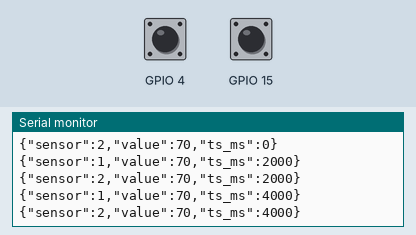
Recording of a sketch running on a simulated ESP32. Parts: the last lines printed to the serial monitor. Inputs (shaded band) come from the test bench; at power-on: GPIO 4 HIGH, GPIO 15 HIGH.

Above: at 4.8 s.
4.9 s: GPIO 4 pulled LOW for 2.35 s
At 7.0 s:
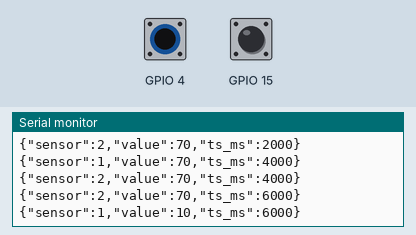
8.7 s: GPIO 15 pulled LOW for 2.35 s
12.5 s: GPIO 4 pulled LOW for 2.35 s
16.3 s: GPIO 15 pulled LOW for 2.35 s
At 18.6 s:
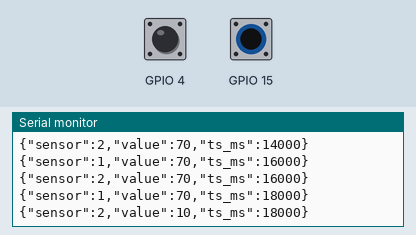
Timing chart, 0 to 20.1 s (numbered marks = the images above; inputs shaded):
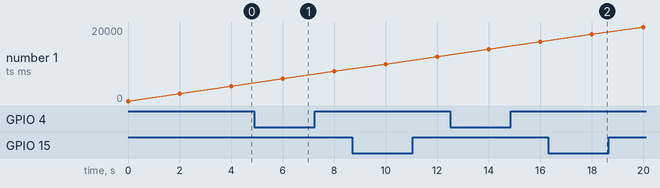

The sketch:

Lab.ino
```cpp
#include <Arduino.h>
#include "freertos/FreeRTOS.h"
#include "freertos/task.h"
#include "freertos/queue.h"
#include "freertos/semphr.h"

// ─── Pines de los sensores touch ────────────────────────────
#define TOUCH_PIN_1  T0
#define TOUCH_PIN_2  T3
#define TOUCH_THRESHOLD 40
#define QUEUE_SIZE 10

// ─── Estructura del mensaje en la cola ───────────────────────
typedef struct {
    int       value;
    TickType_t timestamp;
    int       sensorId;
} SensorData_t;

// ─── Parámetros tarea lectora ─────────────────────────────────
typedef struct {
    int               pin;
    int               sensorId;
    QueueHandle_t     queue;

    SemaphoreHandle_t touchMutex;  // ← NUEVO: protege touchRead()

} SensorTaskParams_t;

// ─── Parámetros tarea escritora ───────────────────────────────
typedef struct {
    QueueHandle_t     queue;
    SemaphoreHandle_t mutex;
    int               sensorId;
} SerialTaskParams_t;

// ─── Handles globales ────────────────────────────────────────
QueueHandle_t     xQueue1, xQueue2;
SemaphoreHandle_t xSerialMutex;

SemaphoreHandle_t xTouchMutex;  // ← NUEVO


// ═══════════════════════════════════════════════════════════════
// FUNCIÓN A: lectura del sensor
// ═══════════════════════════════════════════════════════════════
void taskSensorRead(void *pvParameters) {
    SensorTaskParams_t *params = (SensorTaskParams_t *) pvParameters;
    SensorData_t data;

    for (;;) {
        int raw = 0;


        // ← NUEVO: mutex evita condición de carrera en el driver de touch
        if (xSemaphoreTake(params->touchMutex, pdMS_TO_TICKS(100)) == pdPASS) {
            raw = touchRead(params->pin);
            xSemaphoreGive(params->touchMutex);
        }


        data.value     = raw;
        data.timestamp = xTaskGetTickCount();
        data.sensorId  = params->sensorId;

        if (xQueueSend(params->queue, &data, pdMS_TO_TICKS(10)) != pdPASS) {
            // Cola llena: muestra descartada
        }

        vTaskDelay(pdMS_TO_TICKS(2000));
    }
}

// ═══════════════════════════════════════════════════════════════
// FUNCIÓN B: envío serial con mutex
// ═══════════════════════════════════════════════════════════════
void taskSerialSend(void *pvParameters) {
    SerialTaskParams_t *params = (SerialTaskParams_t *) pvParameters;
    SensorData_t data;
    char jsonBuf[128];

    for (;;) {
        if (xQueueReceive(params->queue, &data, portMAX_DELAY) == pdPASS) {

            uint32_t ms = data.timestamp * portTICK_PERIOD_MS;

            snprintf(jsonBuf, sizeof(jsonBuf),
                "{\"sensor\":%d,\"value\":%d,\"ts_ms\":%lu}\r\n",
                data.sensorId,
                data.value,
                (unsigned long) ms
            );

            if (xSemaphoreTake(params->mutex, pdMS_TO_TICKS(500)) == pdPASS) {
                Serial.print(jsonBuf);
                xSemaphoreGive(params->mutex);
            }
        }
    }
}

// ═══════════════════════════════════════════════════════════════
// SETUP
// ═══════════════════════════════════════════════════════════════
void setup() {
    Serial.begin(115200);
    while (!Serial) { vTaskDelay(pdMS_TO_TICKS(10)); }

    // ── Crear colas ──────────────────────────────────────────
    xQueue1 = xQueueCreate(QUEUE_SIZE, sizeof(SensorData_t));
    xQueue2 = xQueueCreate(QUEUE_SIZE, sizeof(SensorData_t));

    if (xQueue1 == NULL || xQueue2 == NULL) {
        Serial.println("ERROR: no se pudo crear las colas");
        while (1);
    }

    // ── Crear mutex serial ────────────────────────────────────
    xSerialMutex = xSemaphoreCreateMutex();
    if (xSerialMutex == NULL) {
        Serial.println("ERROR: no se pudo crear xSerialMutex");
        while (1);
    }


    // ── Crear mutex touch ← NUEVO ─────────────────────────────
    xTouchMutex = xSemaphoreCreateMutex();
    if (xTouchMutex == NULL) {
        Serial.println("ERROR: no se pudo crear xTouchMutex");
        while (1);
    }


    // ── Parámetros de las tareas lectoras ← MODIFICADO ───────
    static SensorTaskParams_t sensorParams1 = { TOUCH_PIN_1, 1, NULL, NULL };
    static SensorTaskParams_t sensorParams2 = { TOUCH_PIN_2, 2, NULL, NULL };
    sensorParams1.queue = xQueue1;

    sensorParams1.touchMutex = xTouchMutex;  // ← NUEVO

    sensorParams2.queue = xQueue2;

    sensorParams2.touchMutex = xTouchMutex;  // ← NUEVO


    // ── Parámetros de las tareas escritoras ──────────────────
    static SerialTaskParams_t serialParams1 = { NULL, NULL, 1 };
    static SerialTaskParams_t serialParams2 = { NULL, NULL, 2 };
    serialParams1.queue = xQueue1;  serialParams1.mutex = xSerialMutex;
    serialParams2.queue = xQueue2;  serialParams2.mutex = xSerialMutex;

    // ── Crear las 4 tareas ───────────────────────────────────
    xTaskCreate(taskSensorRead, "SensorRead1", 2048, &sensorParams1, 2, NULL);
    xTaskCreate(taskSensorRead, "SensorRead2", 2048, &sensorParams2, 2, NULL);
    xTaskCreate(taskSerialSend, "SerialSend1", 2048, &serialParams1, 1, NULL);
    xTaskCreate(taskSerialSend, "SerialSend2", 2048, &serialParams2, 1, NULL);

    Serial.println("{\"status\":\"FreeRTOS iniciado\"}");
}

// ═══════════════════════════════════════════════════════════════
// LOOP
// ═══════════════════════════════════════════════════════════════
void loop() {
    vTaskDelay(pdMS_TO_TICKS(1000));
}
```

Measured:
- after the input at 4.9 s, the serial monitor: prints a new line after 1.1 s (image 1)
- after the input at 16.3 s, the serial monitor: prints a new line after 1.7 s (image 2)
